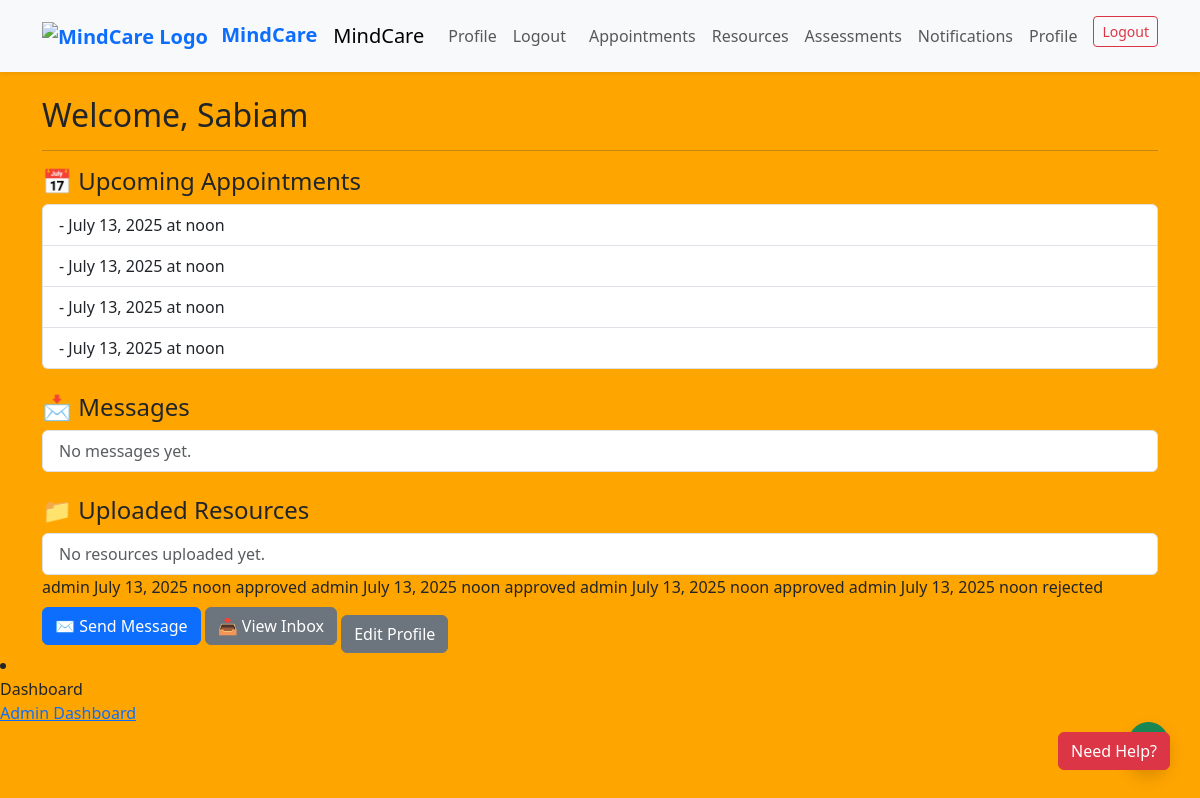
The page /therapist/dashboard/ (signed in) on the database its author committed.
### core/models.py (models this page shows, shortened)
class CustomUser(AbstractUser):
    ROLE_CHOICES = (
        ('admin', 'Admin'),
        ('therapist', 'Therapist'),
        ('client', 'Client'),
    )
    role = models.CharField(max_length=10, choices=ROLE_CHOICES, default='client')
    specialty = models.CharField(max_length=100, blank=True, null=True)
    location = models.CharField(max_length=100, blank=True, null=True)
    bio = models.TextField(blank=True, null=True)
    image = models.ImageField(upload_to='profile_images/', blank=True, null=True)

class Appointment(models.Model):
    STATUS_CHOICES = [
        ('pending', 'Pending'),
        ('approved', 'Approved'),
        ('completed', 'Completed'),
        ('cancelled', 'Cancelled'),
    ]
    client = models.ForeignKey(User, on_delete=models.CASCADE, related_name='client_appointments')
    therapist = models.ForeignKey(User, on_delete=models.CASCADE, related_name='therapist_appointments')
    date = models.DateField()
    time = models.TimeField()
    notes = models.TextField(blank=True)
    status = models.CharField(max_length=20, choices=STATUS_CHOICES, default='pending')

### core/views.py (the view)
# urls.py: path('therapist/dashboard/', therapist_dashboard, name='therapist_dashboard'),
@login_required
def therapist_dashboard(request):
    appointments = Appointment.objects.filter(therapist=request.user)
    return render(request, 'core/therapist_dashboard.html', {'appointments': appointments})

### core/templates/core/therapist_dashboard.html (shortened to what this page needs)
{% extends 'base.html' %}
{% block content %}
<div class="container mt-4">
  <h2>Welcome, {{ user.first_name }}</h2>
  <hr>
  <h4>📅 Upcoming Appointments</h4>
  <ul class="list-group mb-4">
    {% for appointment in appointments %}
      <li class="list-group-item">
        {{ appointment.patient }} - {{ appointment.date }} at {{ appointment.time }}
      </li>
    {% empty %}
      <li class="list-group-item text-muted">No upcoming appointments.</li>
    {% endfor %}
  </ul>
  <h4>📩 Messages</h4>
  <ul class="list-group mb-4">
    {% for message in messages %}
      <li class="list-group-item">
        From: {{ message.sender }} - {{ message.content }}
      </li>
    {% empty %}
      <li class="list-group-item text-muted">No messages yet.</li>
    {% endfor %}
  </ul>
  <h4>📁 Uploaded Resources</h4>
  <ul class="list-group">
    {% for resource in resources %}
      <li class="list-group-item">
        {{ resource.title }} - <a href="{{ resource.file.url }}">Download</a>
      </li>
    {% empty %}
      <li class="list-group-item text-muted">No resources uploaded yet.</li>
    {% endfor %}
  </ul>
  {% for appointment in appointments %}
<tr>
  <td>{{ appointment.client.username }}</td>
  <td>{{ appointment.date }}</td>
  <td>{{ appointment.time }}</td>
  <td>{{ appointment.status }}</td>
</tr>
{% endfor %}
<a href="{% url 'send_message' %}" class="btn btn-primary">✉️ Send Message</a>
<a href="{% url 'inbox' %}" class="btn btn-secondary">📥 View Inbox</a>
  <a href="{% url 'edit_profile' %}" class="btn btn-secondary mt-3">Edit Profile</a>
</div>
{% endblock %}

### core/static/css/style.css (style rules this page uses)
body { background-color: orange; font-family: 'Segoe UI', sans-serif; }

### rows shown on the page
CustomUser: first_name "Sabiam"
Appointment: date "July 13, 2025", time "noon", client.username "admin", status "approved"
Appointment: date "July 13, 2025", time "noon", client.username "admin", status "approved"
Appointment: date "July 13, 2025", time "noon", client.username "admin", status "approved"
Appointment: date "July 13, 2025", time "noon", client.username "admin", status "rejected"
